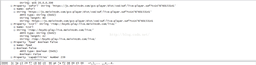
#> input picture 20161110150919114.png, 256 x 65 px, shrunk from 1350 x 344 before the run
$ python image_resize.py 20161110150919114.png
#> lines starting #> are read from the running program, lines starting #| are printed output that depends on the picture; after the words box and inside, x2 and y2 are one past the last pixel; in counts of white or black regions, pixels touching at a corner belong together
__author__ = 'keqiao'
import numpy as np
from PIL import Image
import sys

def pix_middle(pix):
    x,y,z,h=0,0,0,0
    n = len(pix[0])
    if n == 3:
        for p in pix:
            x = x+p[0]
            y = y+p[1]
            z = z+p[2]
        pix = [int(x/len(pix)),int(y/len(pix)),int(z/len(pix))]
    elif n == 4:
        for p in pix:
            x = x+p[0]
            y = y+p[1]
            z = z+p[2]
            h = h+p[3]
        pix = [int(x/len(pix)),int(y/len(pix)),int(z/len(pix)),int(h/len(pix))]
    return pix
def image_optimize(image):
#> called with image = '20161110150919114.png'
    im = Image.open(image)
#> im is the input picture: PIL image 256x65 RGBA; mean R, G, B, A 245.7, 245.6, 245.8, 255
    x0 = im.size[0]
#> x0 = 256

    y0 = im.size[1]
#> y0 = 65
    data = im.getdata()
    cl_format = len(data[0])
#> cl_format = 4
    data = np.array(data)
    data.shape = y0,x0,cl_format
    return data,x0,y0,cl_format

def tiwce(image):
    data,x0,y0,cl_format = image_optimize(image)
#> x0 = 256; y0 = 65; cl_format = 4
    new_data = np.arange(x0*y0*4*cl_format)
    new_data.shape = x0*2,y0*2,cl_format
    for i in range(0,x0):
        for j in range(0,y0):
            new_data[i*2,j*2] = data[j,i]
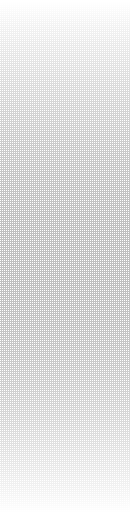
#> new_data: shape (512, 130, 4) int64; mean R, G, B, A 99965.4, 99966.2, 99966.9, 99970; transparent parts drawn white
    for m in range(0,x0*2,2):
        for n in range(1,(y0-1)*2,2):
            if cl_format == 1:
                new_data[m,n] = (new_data[m,n+1]+new_data[m,n-1])/2
            elif cl_format in (3,4):
                new_data[m,n] = pix_middle((new_data[m,n+1],new_data[m,n-1]))
#> this loop made 256 passes
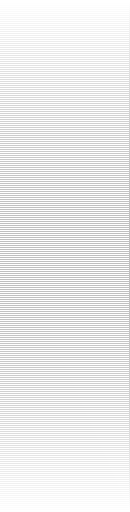
#> new_data: shape (512, 130, 4) int64; mean R, G, B, A 67322.9, 67323.4, 67323.9, 67329; transparent parts drawn white
    for m in range(1,(x0-1)*2,2):
        for n in range(0,2*y0,2):
            if cl_format == 1:
                new_data[m,n] = (new_data[m+1,n]+new_data[m-1,n])/2
            elif cl_format in (3,4):
                new_data[m,n] = pix_middle((new_data[m+1,n],new_data[m-1,n]))
#> this loop made 255 passes
#> m on passes 2 to 4: 3, 5, 7
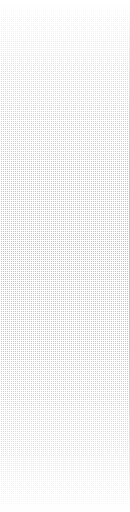
#> new_data: shape (512, 130, 4) int64; mean R, G, B, A 34299.8, 34300, 34300.4, 34307.5; transparent parts drawn white
    for i in range(2*x0):
        new_data[i,y0*2-1] = new_data[i,y0*2-2]
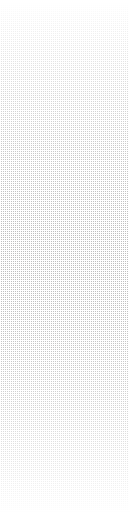
#> new_data: shape (512, 130, 4) int64; 0.77% of pixels changed, all inside (x1, y1, x2, y2) = (129, 0, 130, 512); transparent parts drawn white
    for j in range(2*y0):
        new_data[x0*2-1,j] = new_data[x0*2-2,j]
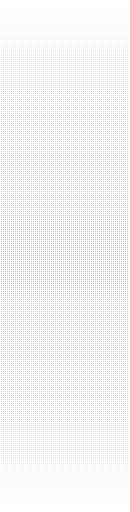
#> new_data: shape (512, 130, 4) int64; 0.2% of pixels changed, all inside (x1, y1, x2, y2) = (0, 511, 130, 512); transparent parts drawn white
    for m in range(1,(x0-1)*2,2):
        for n in range(1,(y0-1)*2,2):
            if cl_format == 1:
                new_data[m,n] = (new_data[m+1,n]+new_data[m-1,n]+new_data[m,n-1]+new_data[m,n+1])/4
            elif cl_format in (3,4):
                new_data[m,n] = pix_middle((new_data[m+1,n],new_data[m,n-1],new_data[m+1,n],new_data[m-1,n]))
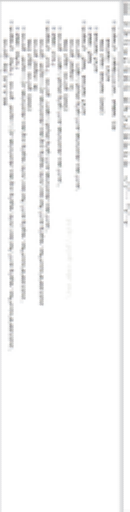
#> new_data: shape (512, 130, 4) int64; mean R, G, B, A 245.7, 245.6, 245.7, 255
    print (new_data[0,0])
#| [210 210 211 255]
    if cl_format == 1:
        new = Image.new('L',(x0*2,y0*2))
    elif cl_format == 3:
        new = Image.new('RGB',(x0*2,y0*2))
    elif cl_format == 4:
        new = Image.new('RGBA',(x0*2,y0*2))
#> new: PIL image 512x130 RGBA; every value is 0
    for i in range(x0*2):
        for j in range(y0*2):
            new.putpixel([i,j],tuple(new_data[i,j]))
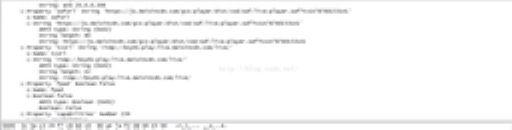
#> new: PIL image 512x130 RGBA; mean R, G, B, A 245.7, 245.6, 245.7, 255
    new.save('new1.png')

if len(sys.argv) == 2:
    image_name = sys.argv[1]
    tiwce(str(image_name))

else:
    print (u'Usage:\n--Image name')
